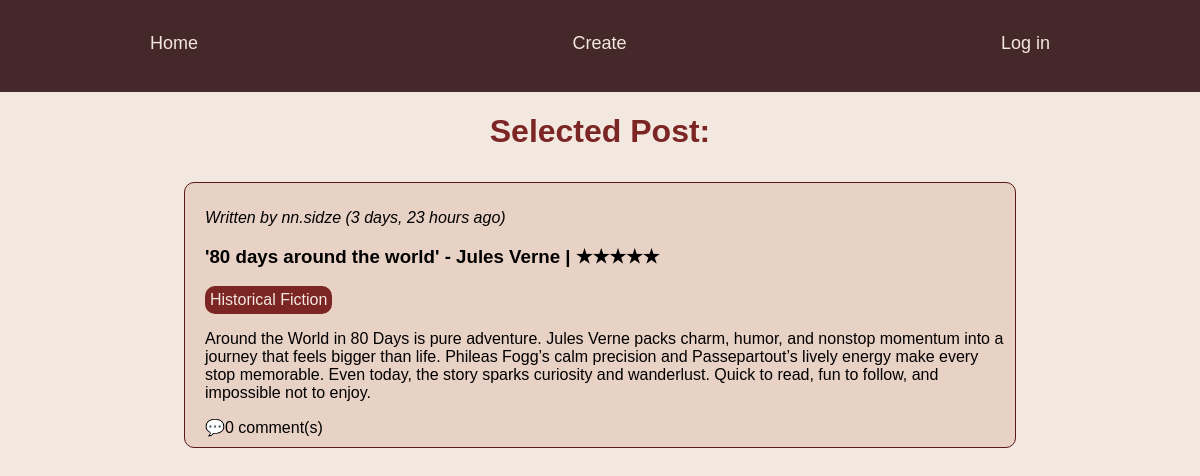
Before: /review/7/ with the older database file.
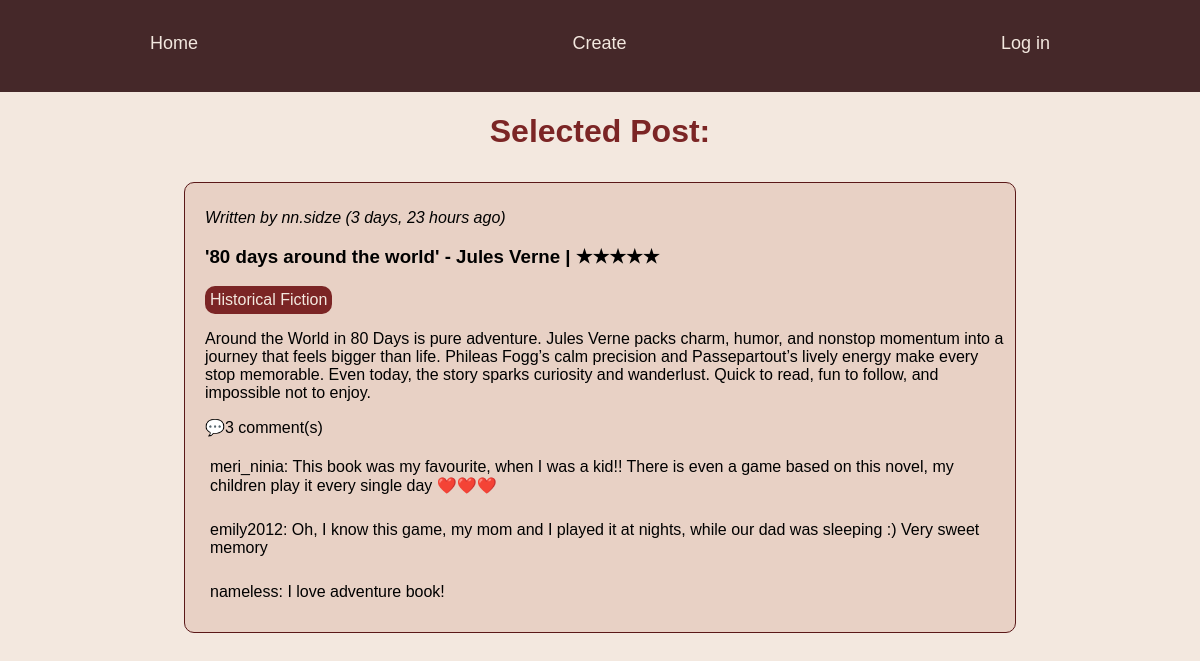
After: the same page with the newer database file.
### books/models.py (models this page shows, shortened)
class Genre(models.Model):
    genre_name = models.CharField(max_length=30, unique = True)

class Review(models.Model):
    user = models.ForeignKey(User, on_delete = models.CASCADE)
    book = models.ForeignKey(Book, on_delete = models.CASCADE)
    rating = models.IntegerField(
        default = 5,
        validators=[MinValueValidator(1), MaxValueValidator(5)]
    )
    def stars(self):
            return "★" * self.rating + "☆" * (5 - self.rating)
    content = models.TextField()
    created_at = models.DateTimeField(auto_now_add=True)

class Book(models.Model):
    author = models.ForeignKey(Author, on_delete = models.CASCADE)
    title = models.CharField(max_length=200)
    genre = models.ManyToManyField(Genre)

class Author(models.Model):
    name = models.CharField(max_length=30)
    surname = models.CharField(max_length=30)
    def __str__(self):
        return f"{self.name} {self.surname}"

class Comment(models.Model):
    user = models.ForeignKey(User, on_delete = models.CASCADE)
    review_post = models.ForeignKey(Review, related_name = "comments", on_delete = models.CASCADE)
    comment = models.TextField()

### users/models.py (models this page shows)
class User(AbstractUser):
    pass

### mysite/views.py (the view)
# urls.py: path('review/<int:review_id>/', details_page, name ="details"),
def details_page(request,review_id):
    try:
        review = models.Review.objects.get(id=review_id)
    except models.Review.DoesNotExist:
        return redirect("home")
    comments = models.Comment.objects.filter(review_post= review_id)
    context = {
        "review": review,
        "comments": comments,
    }
    return render(request, "details.html", context)

### templates/details.html (shortened to what this page needs)
{% load static %}
<!DOCTYPE html>
<html lang="en">
<head>
    <link rel="stylesheet" href="{% static 'css/style.css' %}">
</head>
<body>
    <div class = "main-container sticky-header">
            <div class = "menu-items">
                <a class="menu-item" href="{% url 'home' %}">Home</a>
                <p class="menu-item">Create</p>
                    {%if request.user.is_authenticated%}
                    <form method = "POST" action="{%url 'logout'%}">
                        {%csrf_token%}
                        <button class = "logout menu-item">Log out</button>
                    </form>
                    {%else%}
                        <a href="{%url 'login'%}" class= "menu-item">Log in</a>
                    {%endif%}
            </div>
    </div>
    <div class = "greeting">
        <h1>Selected Post:</h1>
    </div>
    <div class = "posts-container ">
            <div class = "post-style">
                <p><i>Written by {{review.user.username}} ({{review.created_at|timesince}} ago)</i></p>
                <h3>'{{review.book.title}}' - {{review.book.author}} | {{review.stars}}</h3>
                    <div class = "genres">
                            <div class ="genre">
                                {% for genre in review.book.genre.all %}
                                {{ genre.genre_name }}{% if not forloop.last %}, {% endif %}
                            {% endfor %}
                            </div>
                    </div>
                <p>{{review.content}}</p>
                <span class="comments-count">💬{{review.comments.all|length}} comment(s)</span>
                <div class="comment-section">
                        {%for comment in review.comments.all%}
                        <div class="comment-details">
                            <p class="comment-items">
                            {{comment.user.username}}:
                            {{comment.comment}}
                            </p>
                        </div>
                    {%endfor%}
                </div>
            </div>
    </div>
</body>
</html>

Changed rows visible on the page:
computed for Review "Jules Verne": comments.all|length "0" → "3"
added Comment: user.username "meri_ninia", comment "This book was my favourite, when I was a kid!! There is even a game based on this novel, my children play it every single day ❤️❤️❤️"
added Comment: user.username "emily2012", comment "Oh, I know this game, my mom and I played it at nights, while our dad was sleeping :) Very sweet memory"
added Comment: user.username "nameless", comment "I love adventure book!"
